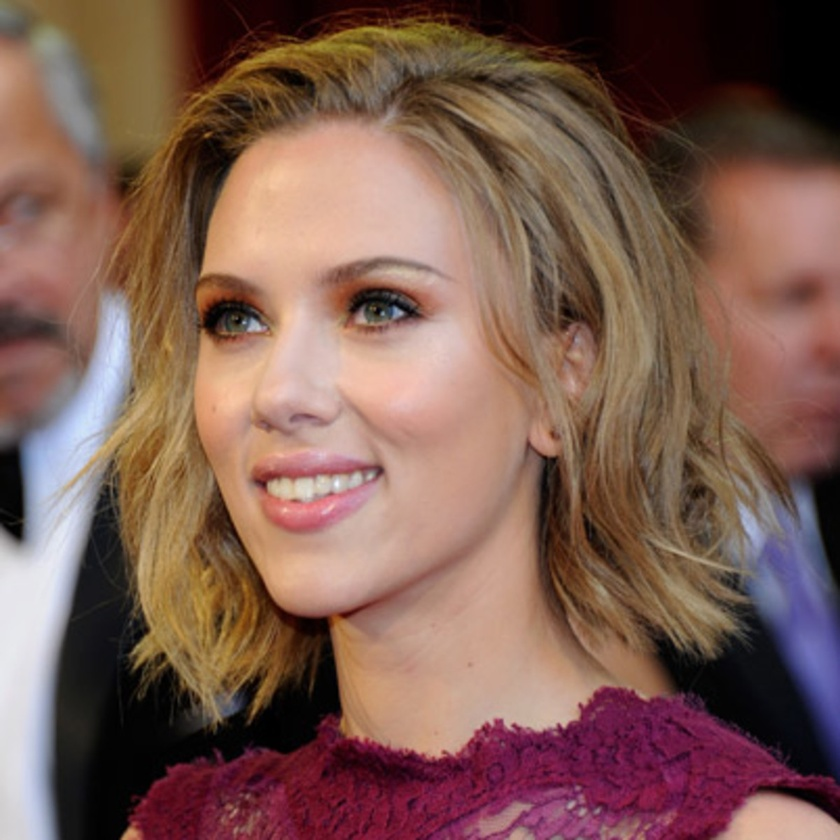
#> input picture Human.jpg, 840 x 840 px, shrunk from 1200 x 1200 before the run
$ python 'L14_Image Gradient.py'
#> lines starting #> are read from the running program, lines starting #| are printed output that depends on the picture
#> further down, img is the input picture: shape (840, 840, 3); mean B, G, R 82.4, 93.3, 126.2
import cv2 as cv
import numpy as np
from matplotlib import pyplot as plt

def sobel(img):
    grad_x = cv.Sobel(img, cv.CV_64F, 1, 0, ksize=5)
    grad_y = cv.Sobel(img, cv.CV_64F, 0, 1, ksize=5)
    grad_xy = cv.addWeighted(grad_x, 0.5, grad_y, 0.5, 0)

    plt.subplot(2, 2, 1), plt.imshow(cv.cvtColor(img, cv.COLOR_BGR2RGB))
    plt.title('Original'), plt.xticks([]), plt.yticks([])
    plt.subplot(2, 2, 2), plt.imshow(grad_x)
    plt.title('Sobel X'), plt.xticks([]), plt.yticks([])
    plt.subplot(2, 2, 3), plt.imshow(grad_y)
    plt.title('Sobel Y'), plt.xticks([]), plt.yticks([])
    plt.subplot(2, 2, 4), plt.imshow(grad_xy)
    plt.title('Sobel XY'), plt.xticks([]), plt.yticks([])

    plt.show()

def scharr(img):
    grad_x = cv.Scharr(img, cv.CV_64F, 1, 0)
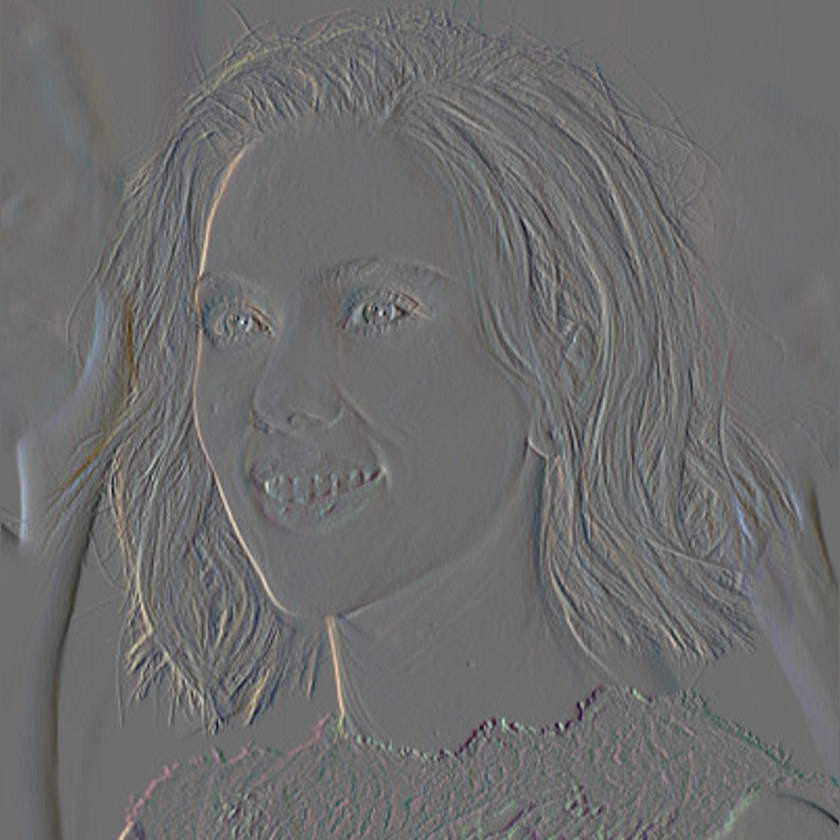
#> grad_x: shape (840, 840, 3) float64; mean B, G, R -2.6, -3.2, -3.2; drawn with min black and max white
    grad_y = cv.Scharr(img, cv.CV_64F, 0, 1)
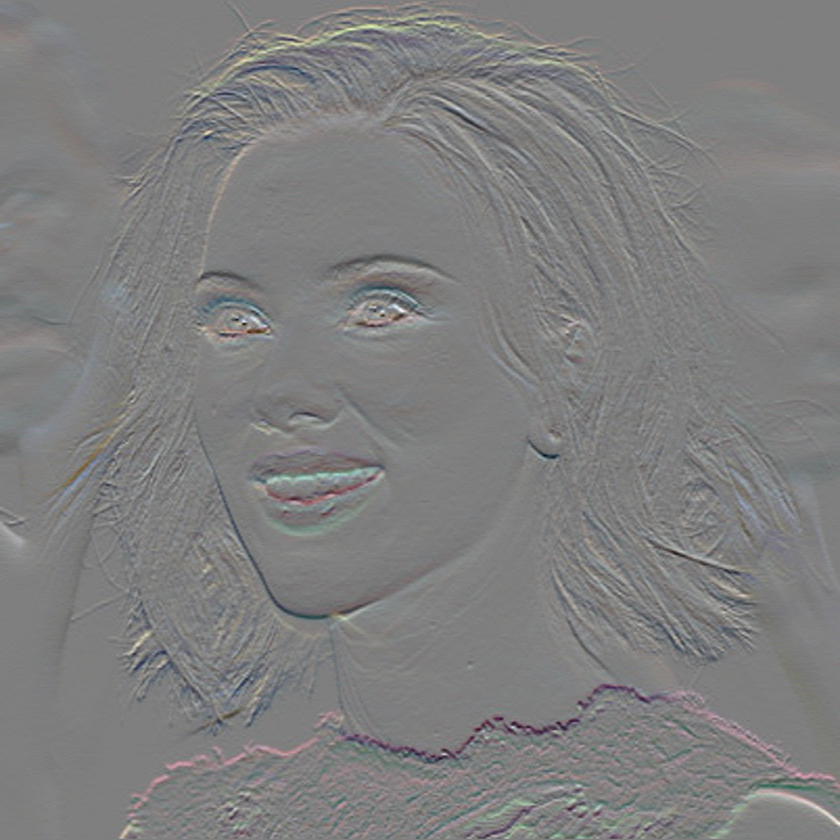
#> grad_y: shape (840, 840, 3) float64; mean B, G, R 2.9, 2, 3.5; drawn with min black and max white
    grad_xy = cv.addWeighted(grad_x, 0.5, grad_y, 0.5, 0)
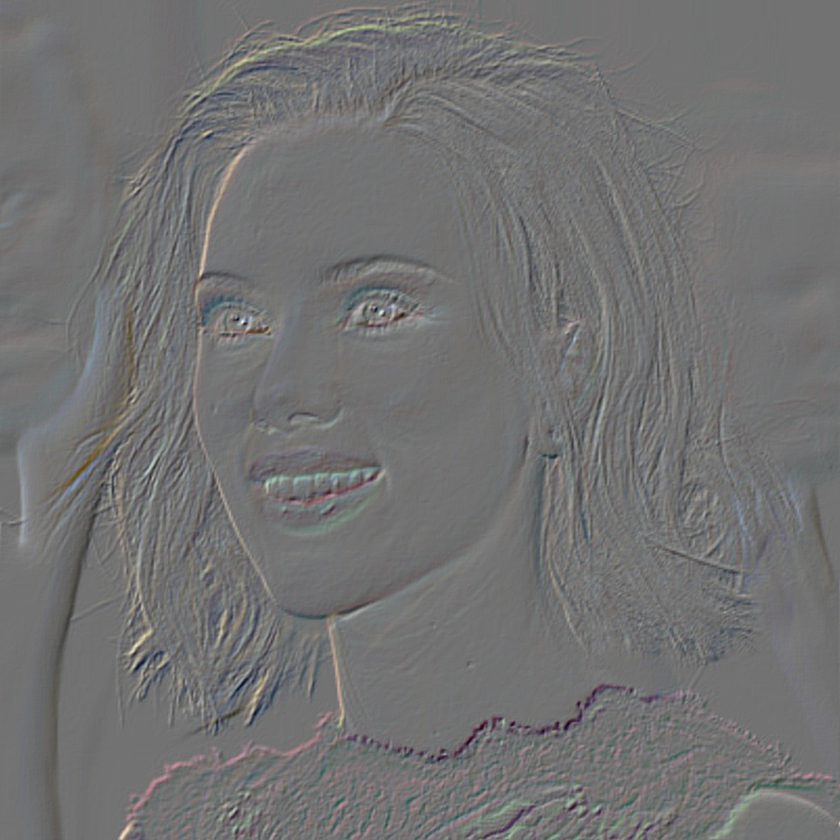
#> grad_xy: shape (840, 840, 3) float64; mean B, G, R 0.1, -0.6, 0.1; drawn with min black and max white

    plt.subplot(2, 2, 1), plt.imshow(cv.cvtColor(img, cv.COLOR_BGR2RGB))
    plt.title('Original'), plt.xticks([]), plt.yticks([])
    plt.subplot(2, 2, 2), plt.imshow(grad_x)
    plt.title('Scharr X'), plt.xticks([]), plt.yticks([])
    plt.subplot(2, 2, 3), plt.imshow(grad_y)
    plt.title('Scharr Y'), plt.xticks([]), plt.yticks([])
    plt.subplot(2, 2, 4), plt.imshow(grad_xy)
    plt.title('Scharr XY'), plt.xticks([]), plt.yticks([])

    plt.show()
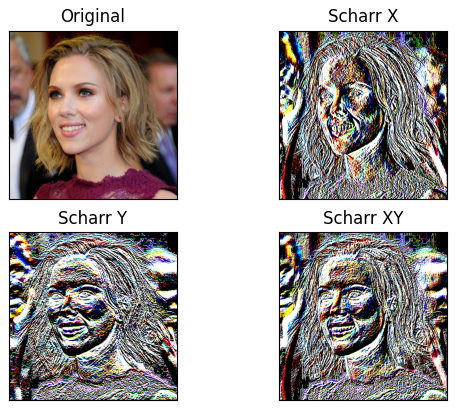
#> figure drawn by matplotlib, 4 panels; B, G, R data is drawn as R, G, B

def laplacian(img):
    lapImg = cv.Laplacian(img,cv.CV_64F,ksize=1)
    plt.subplot(1, 2, 1), plt.imshow(cv.cvtColor(img, cv.COLOR_BGR2RGB))
    plt.title('Original'), plt.xticks([]), plt.yticks([])
    plt.subplot(1, 2, 2), plt.imshow(lapImg)
    plt.title(' Laplacian'), plt.xticks([]), plt.yticks([])

    plt.show()

img = cv.imread('Human.jpg')
#sobel(img)
#laplacian(img)
scharr(img)

cv.waitKey(0)
cv.destroyAllWindows()

$ run again, with 8Kleaves.jpg copied over Human.jpg
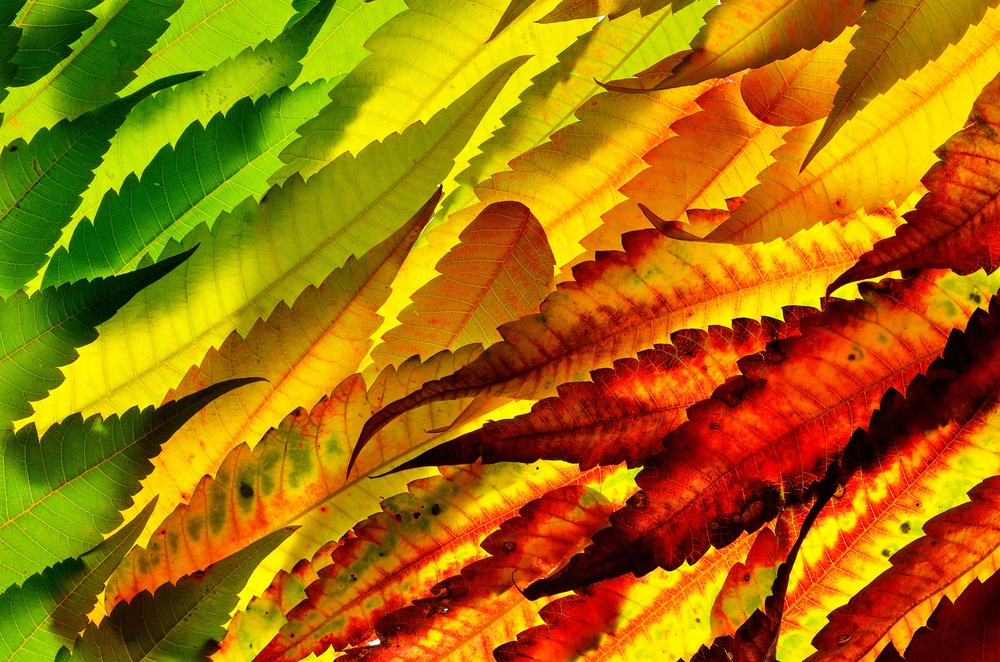
#> input picture 8Kleaves.jpg, 1000 x 662 px, shrunk from 4928 x 3264 before the run
#> img is the input picture: shape (662, 1000, 3); mean B, G, R 5.7, 112.7, 164.2
#> in scharr, `grad_y = cv.Scharr(img, cv.CV_64F, 0, 1)`:
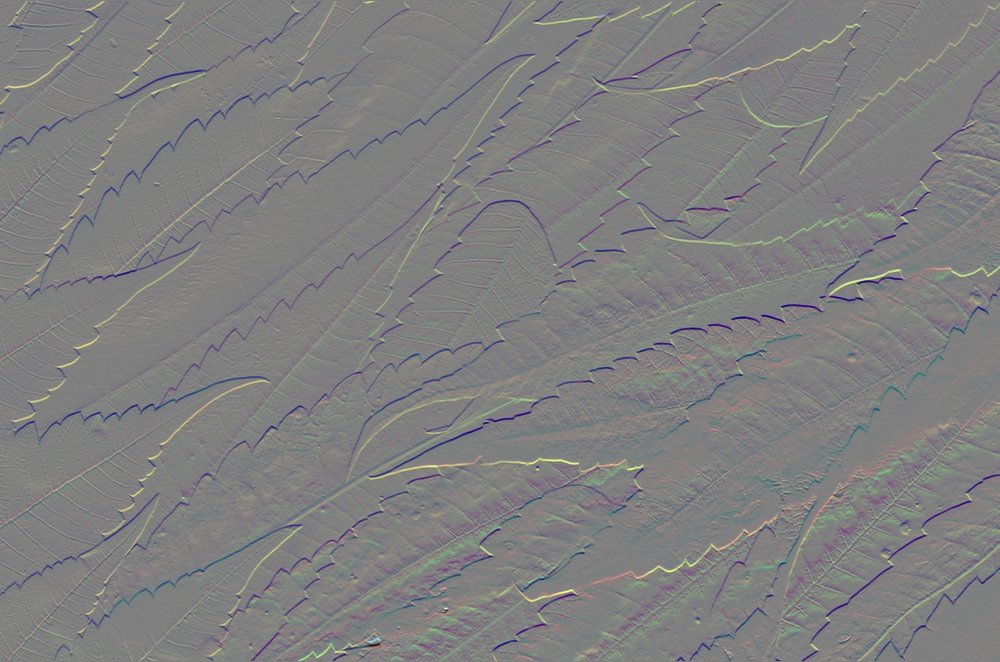
#> grad_y: shape (662, 1000, 3) float64; mean B, G, R 0.1, -2.1, 0.8; drawn with min black and max white
#> in scharr, `plt.show()`:
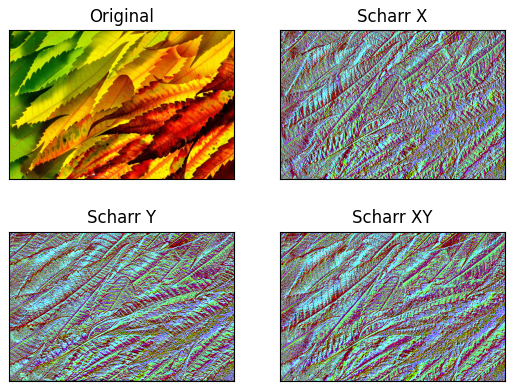
#> figure drawn by matplotlib, 4 panels; B, G, R data is drawn as R, G, B

$ run again, with Circle.jpg copied over Human.jpg
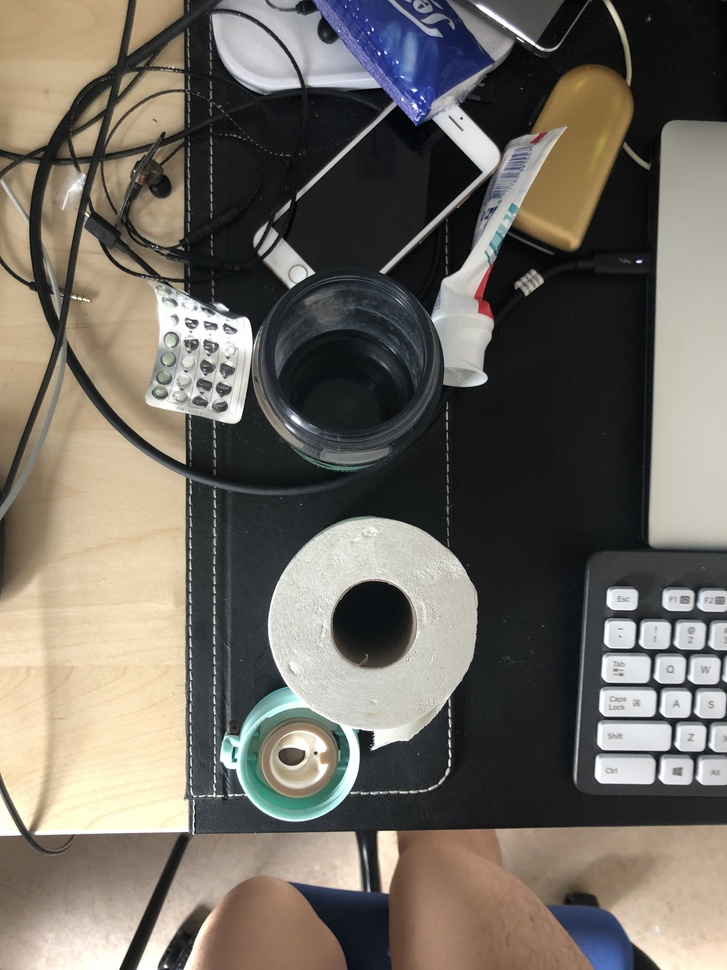
#> input picture Circle.jpg, 727 x 970 px, shrunk from 3024 x 4032 before the run
#> img is the input picture: shape (970, 727, 3); mean B, G, R 98.9, 107.1, 112.6
#> in scharr, `grad_xy = cv.addWeighted(grad_x, 0.5, grad_y, 0.5, 0)`:
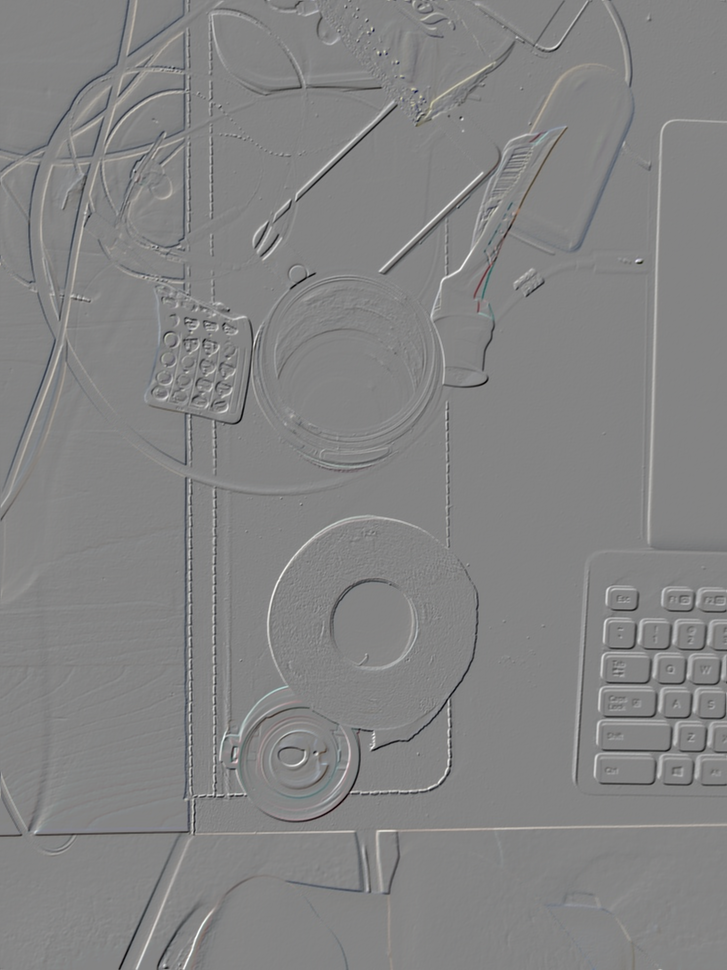
#> grad_xy: shape (970, 727, 3) float64; mean B, G, R 1, 0.8, 0.8; drawn with min black and max white
#> in scharr, `plt.show()`:
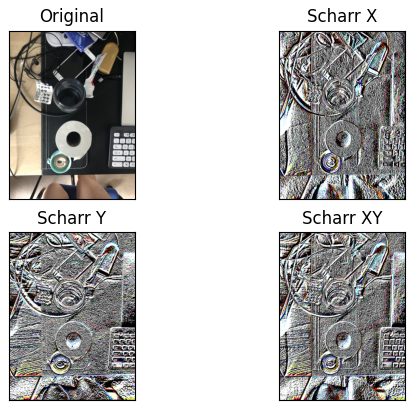
#> figure drawn by matplotlib, 4 panels; B, G, R data is drawn as R, G, B
